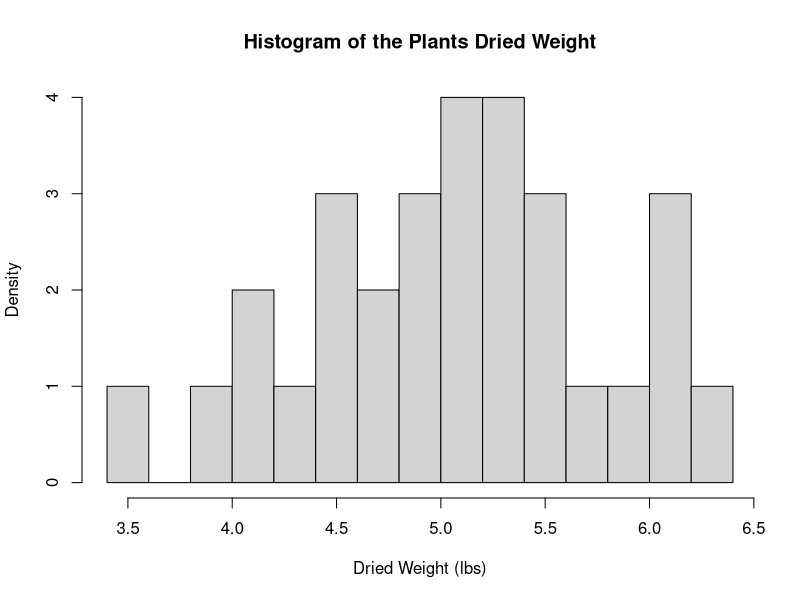
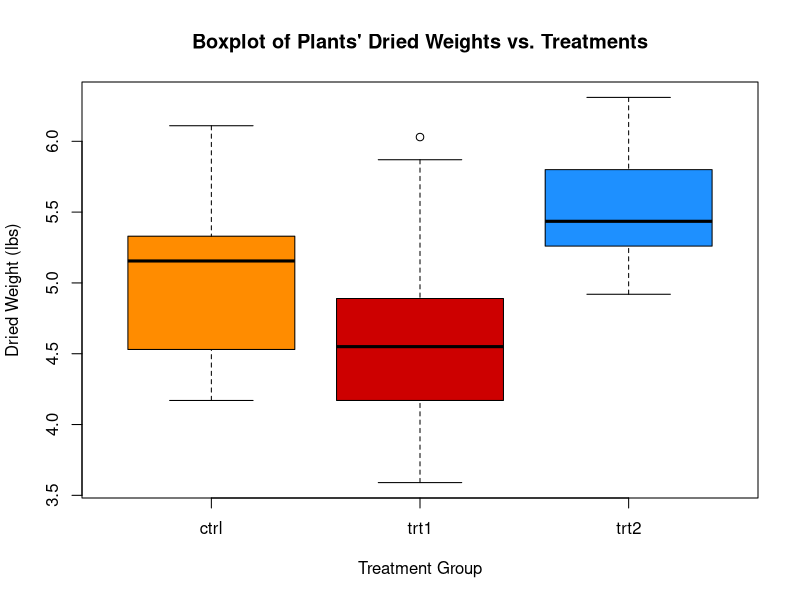
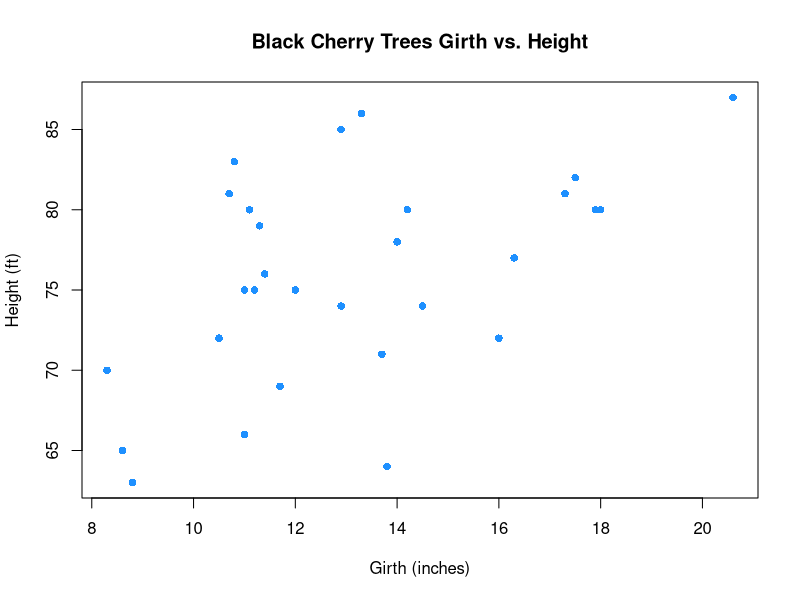
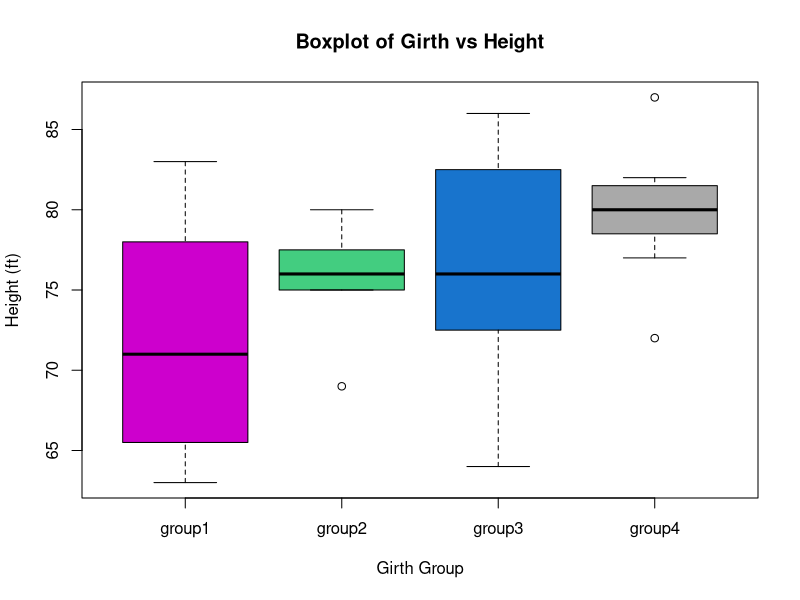
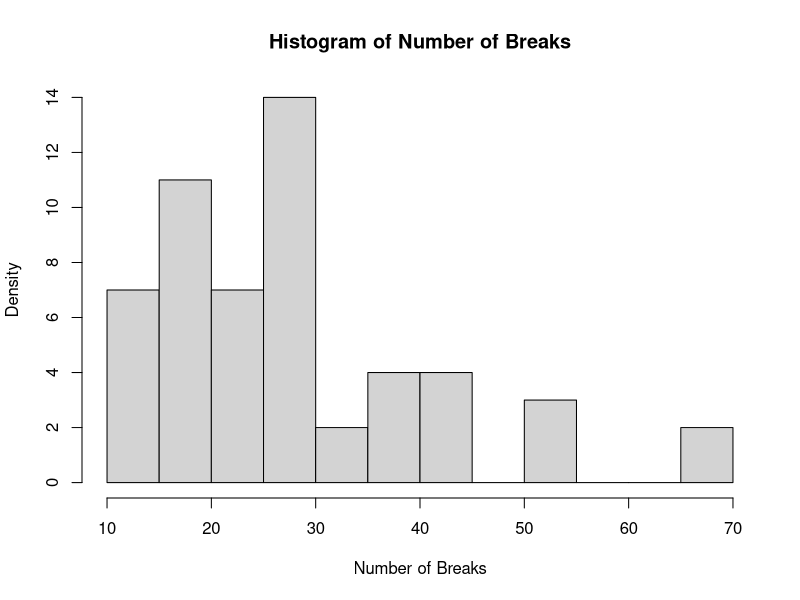
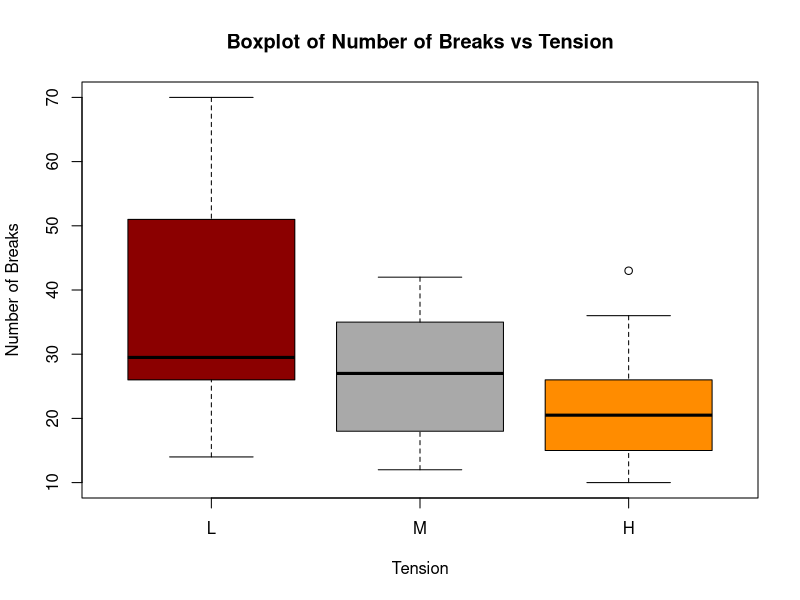
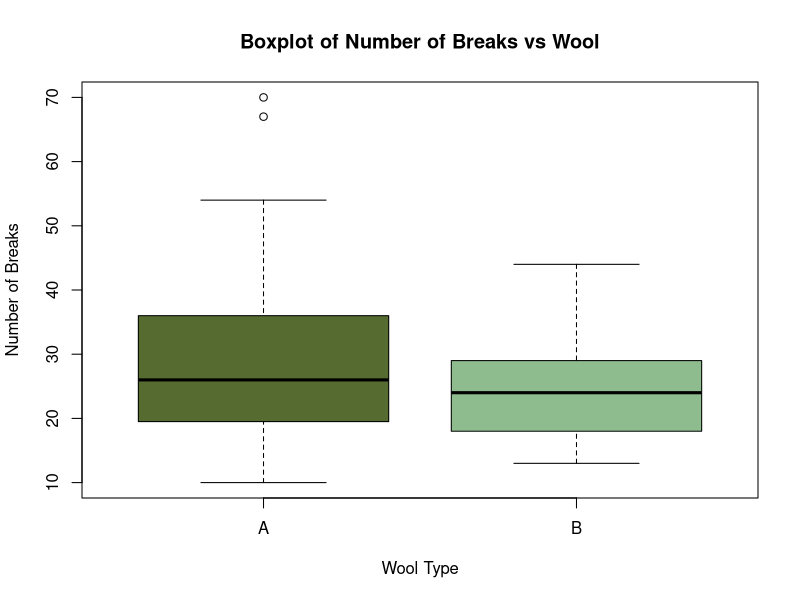
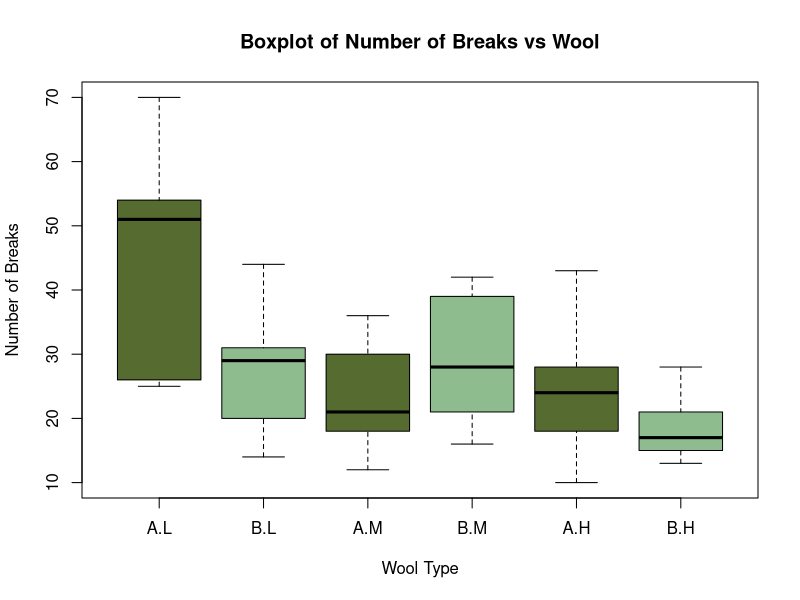

The R script that drew these images, in order:
## Monday class:
set.seed(385)
nums <- sample(x = 1:100, size = 5, replace = TRUE)
sum(nums)

# for loop
sum <- 0
for (i in 1:length(nums)) {
  sum <- sum + nums[i]
}
sum

# i will subset value in nums automatically. less work:
sum2 <- 0
for (i in nums) {
  sum2 <- sum2 + i
}
sum2

## LAB 3
## Exercise 1
# PLANTGROWTH DATASET
PlantGrowth
table(PlantGrowth$group)

hist(x = PlantGrowth$weight, main = 'Histogram of the Plants Dried Weight', 
     xlab = 'Dried Weight (lbs)', ylab = 'Density', breaks = 15)

boxplot(formula = weight ~ group, data = PlantGrowth, main = "Boxplot of Plants' Dried Weights vs. Treatments", 
        xlab = 'Treatment Group', ylab = "Dried Weight (lbs)", col = c("darkorange", "red3", "dodgerblue"))

## TREES DATASET
trees
plot(formula = Height ~ Girth, data = trees, main = "Black Cherry Trees Girth vs. Height", 
     xlab = "Girth (inches)", ylab = "Height (ft)", pch = 16, col = "dodgerblue")

fivenum(trees$Girth)
trees$Group <- cut(x = trees$Girth, breaks = fivenum(trees$Girth), right = FALSE, include.lowest = TRUE, 
                   labels = c("group1", "group2", "group3", "group4"))
trees

boxplot(formula = Height ~ Group, data = trees, main = "Boxplot of Girth vs Height", 
        xlab = "Girth Group", ylab = "Height (ft)", col = c("magenta3", "seagreen3", "dodgerblue3", "darkgray"))

## WARPBREAKS DATASET
str(warpbreaks)
table(warpbreaks$wool, warpbreaks$tension)

hist(x = warpbreaks$breaks, main = 'Histogram of Number of Breaks', xlab = "Number of Breaks", 
     ylab = "Density", breaks = 12)

boxplot(formula = breaks ~ tension, data = warpbreaks, main = "Boxplot of Number of Breaks vs Tension",
        xlab = "Tension", ylab = "Number of Breaks", col = c("darkred", "darkgray", "darkorange"))

boxplot(formula = breaks ~ wool, data = warpbreaks, main = "Boxplot of Number of Breaks vs Wool",
        xlab = "Wool Type", ylab = "Number of Breaks", col = c("darkolivegreen", "darkseagreen"))

boxplot(formula = breaks ~ wool*tension, data = warpbreaks, main = "Boxplot of Number of Breaks vs Wool",
        xlab = "Wool Type", ylab = "Number of Breaks", col = c("darkolivegreen", "darkseagreen"))

